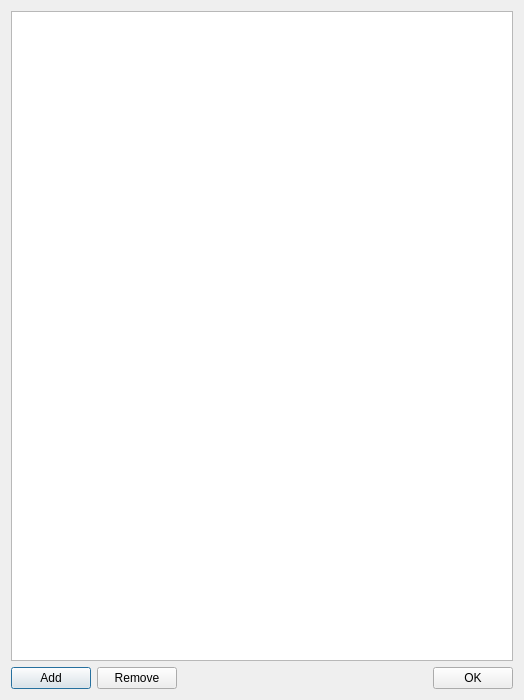
<?xml version="1.0" encoding="UTF-8"?>
<ui version="4.0">
 <class>QStringListPropertyItemEditor</class>
 <widget class="QDialog" name="QStringListPropertyItemEditor">
  <property name="geometry">
   <rect>
    <x>0</x>
    <y>0</y>
    <width>524</width>
    <height>700</height>
   </rect>
  </property>
  <property name="windowTitle">
   <string>QStringListPropertyItemEditor</string>
  </property>
  <layout class="QVBoxLayout" name="verticalLayout">
   <item>
    <widget class="QListView" name="listView">
     <property name="contextMenuPolicy">
      <enum>Qt::ActionsContextMenu</enum>
     </property>
    </widget>
   </item>
   <item>
    <layout class="QHBoxLayout" name="horizontalLayout">
     <item>
      <widget class="QPushButton" name="pushButtonAdd">
       <property name="text">
        <string>Add</string>
       </property>
      </widget>
     </item>
     <item>
      <widget class="QPushButton" name="pushButtonRemove">
       <property name="text">
        <string>Remove</string>
       </property>
      </widget>
     </item>
     <item>
      <spacer name="horizontalSpacer">
       <property name="orientation">
        <enum>Qt::Horizontal</enum>
       </property>
       <property name="sizeHint" stdset="0">
        <size>
         <width>40</width>
         <height>20</height>
        </size>
       </property>
      </spacer>
     </item>
     <item>
      <widget class="QPushButton" name="pushButtonOK">
       <property name="text">
        <string>OK</string>
       </property>
      </widget>
     </item>
    </layout>
   </item>
  </layout>
  <action name="actionCopy">
   <property name="text">
    <string>Copy</string>
   </property>
   <property name="shortcut">
    <string>Ctrl+C</string>
   </property>
  </action>
 </widget>
 <layoutdefault spacing="6" margin="11"/>
 <resources/>
 <connections/>
</ui>
